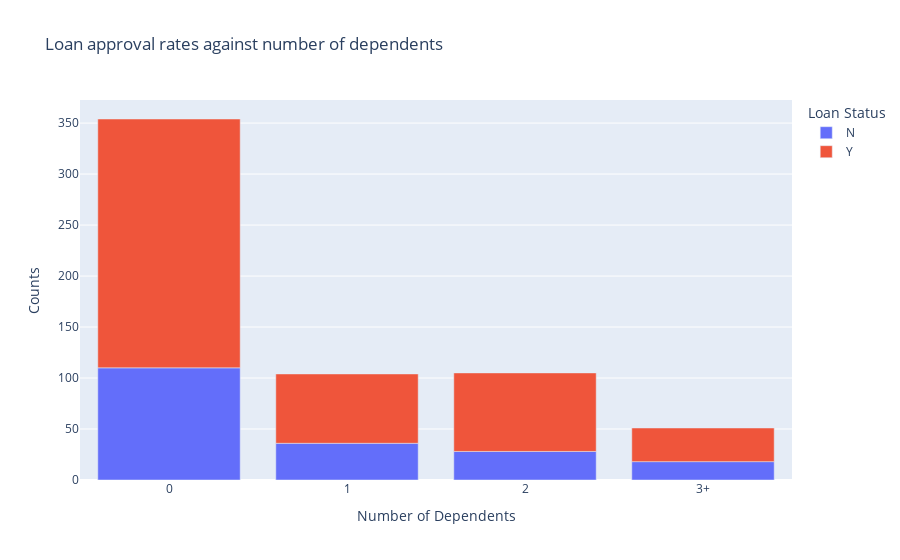

The notebook cell saved with this chart:
### Code cell
fig=px.bar(result,x='Dependents',y='Gender',
          color='Loan_Status',
          labels={'Loan_Status':'Loan Status','Gender':'Counts',
                  'Dependents':'Number of Dependents'},
          title='Loan approval rates against number of dependents')
fig.show()
#it appears applicants with less number of dependents tend to get their 
# loans approved as compared with those with larger number of dependents
# as shown in the visualization. It can also be observed that, those with
#less number of dependents are more compared with those with large number 
#of dependents

### Figure 1 — Plotly figure (JSON) as saved in the notebook; plotly's stock layout.template omitted (floating-point values rounded to 4 significant figures)
{"data": [{"alignmentgroup": "True", "hovertemplate": "Loan Status=N<br>Number of Dependents=%{x}<br>Counts=%{y}<extra></extra>", "legendgroup": "N", "marker": {"color": "#636efa", "pattern": {"shape": ""}}, "name": "N", "offsetgroup": "N", "orientation": "v", "showlegend": true, "textposition": "auto", "type": "bar", "x": ["0", "1", "2", "3+"], "xaxis": "x", "y": [110, 36, 28, 18], "yaxis": "y"}, {"alignmentgroup": "True", "hovertemplate": "Loan Status=Y<br>Number of Dependents=%{x}<br>Counts=%{y}<extra></extra>", "legendgroup": "Y", "marker": {"color": "#EF553B", "pattern": {"shape": ""}}, "name": "Y", "offsetgroup": "Y", "orientation": "v", "showlegend": true, "textposition": "auto", "type": "bar", "x": ["0", "1", "2", "3+"], "xaxis": "x", "y": [244, 68, 77, 33], "yaxis": "y"}], "layout": {"autosize": true, "barmode": "relative", "legend": {"title": {"text": "Loan Status"}, "tracegroupgap": 0}, "title": {"text": "Loan approval rates against number of dependents"}, "xaxis": {"anchor": "y", "autorange": true, "domain": [0, 1], "range": [-0.5, 3.5], "title": {"text": "Number of Dependents"}, "type": "category"}, "yaxis": {"anchor": "x", "autorange": true, "domain": [0, 1], "range": [0, 372.6], "title": {"text": "Counts"}, "type": "linear"}}}
